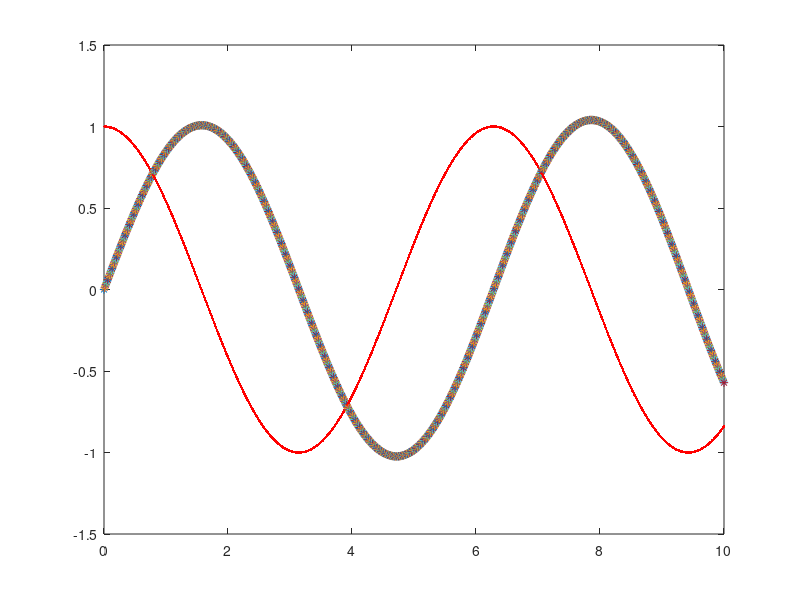

Write MATLAB code to recreate this figure.
function system_derivatives_driver()
    y = zeros(1, 2);
    y(1) = 0;
    y(2) = 1;
    x = 0;
    h = 0.01;
    steps = 10 / h;
    plot(x,y(1),'*');
    hold on;
    for i = 1:steps
        dy(2) = -y(1);
        dy(1) = y(2);
        y = y + h*dy;
        x = x + h;
        plot(x,y(1),'*');
        plot(x,cos(x),'r.');
    end
end